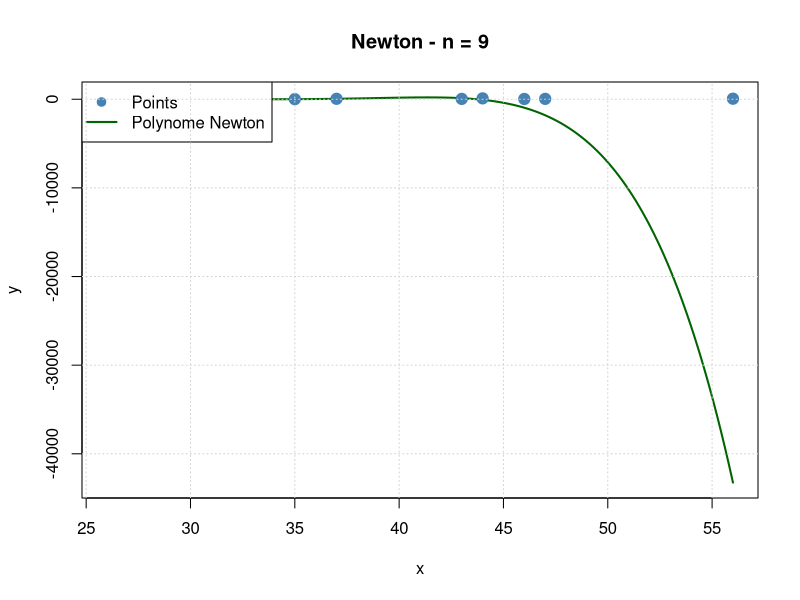
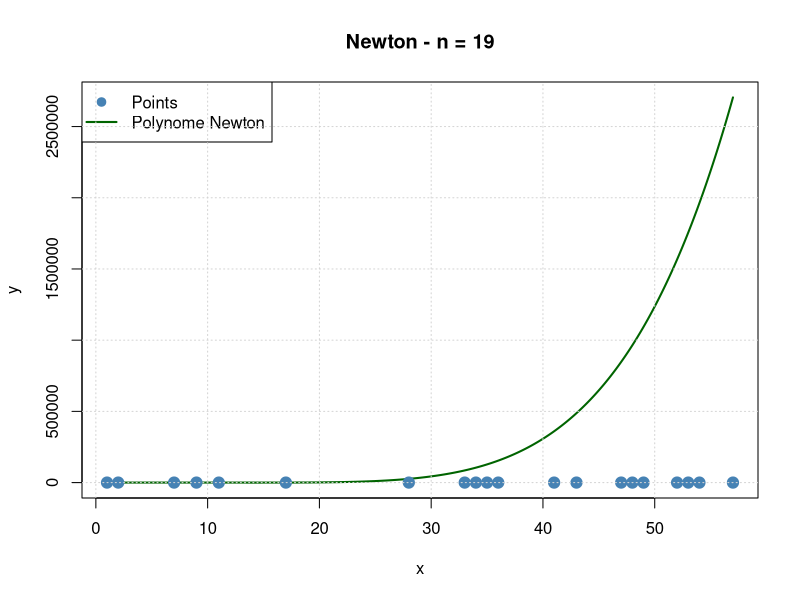
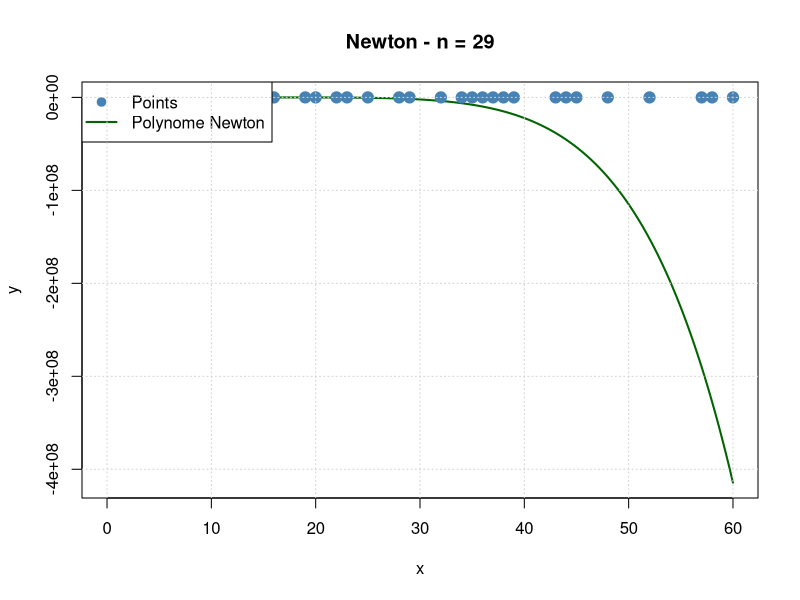
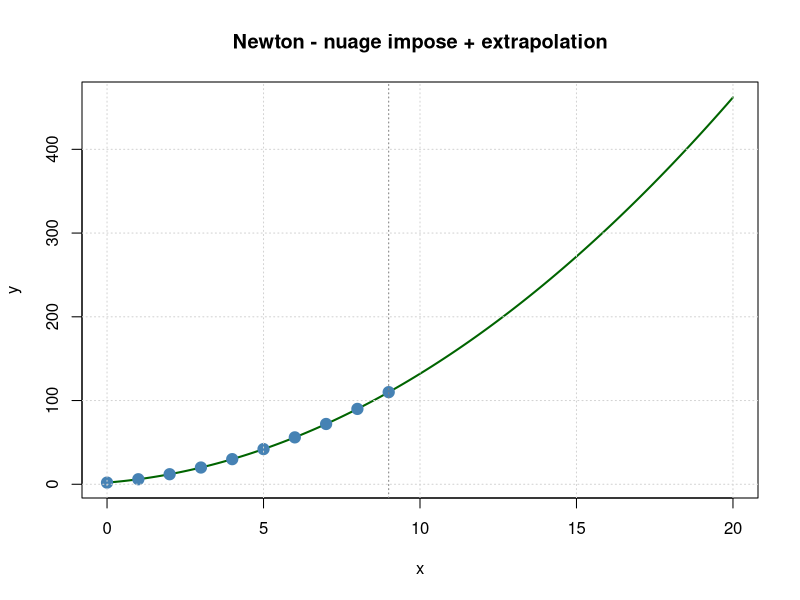

Source code (R) for these figures, in order:

# Exercice 2 - Question 3 : Interpolation de Newton

differences_divisees <- function(x, y) {
  n  <- length(x)
  dd <- matrix(0, nrow = n, ncol = n)
  dd[, 1] <- y
  for (j in 2:n)
    for (i in j:n)
      dd[i,j] <- (dd[i,j-1] - dd[i-1,j-1]) / (x[i] - x[i-j+1])
  return(dd)
}

coeff_newton <- function(x, y) {
  round(diag(differences_divisees(x, y)), 2)
}

eval_newton <- function(c_n, x_noeuds, x_val) {
  sapply(x_val, function(xv) {
    res <- c_n[length(c_n)]
    for (k in (length(c_n)-1):1) res <- res * (xv - x_noeuds[k]) + c_n[k]
    res
  })
}

plot_newton <- function(x, y, titre = "Interpolation de Newton") {
  c_n <- coeff_newton(x, y)
  cat("Newton | n =", length(x)-1, "\n")
  cat("Coefficients :\n") ; print(c_n)

  x_dense <- seq(min(x), max(x), length.out = 500)
  y_poly  <- eval_newton(c_n, x, x_dense)
  plot(x_dense, y_poly, type = "l", col = "darkgreen", lwd = 2,
       main = titre, xlab = "x", ylab = "y",
       ylim = range(c(y, y_poly)))
  points(x, y, pch = 19, col = "steelblue", cex = 1.5)
  legend("topleft", legend = c("Points", "Polynome Newton"),
         col = c("steelblue","darkgreen"), pch = c(19,NA), lty = c(NA,1), lwd = 2)
  grid()
}

# Application n = 9, 19, 29
set.seed(2026)
x9  <- sort(sample(0:60, 10)) ; y9  <- sample(-50:100, 10, replace = TRUE)
x19 <- sort(sample(0:60, 20)) ; y19 <- sample(-50:100, 20, replace = TRUE)
x29 <- sort(sample(0:60, 30)) ; y29 <- sample(-50:100, 30, replace = TRUE)

plot_newton(x9,  y9,  "Newton - n = 9")
plot_newton(x19, y19, "Newton - n = 19")
plot_newton(x29, y29, "Newton - n = 29")

# Application au nuage impose + previsions
x_data <- 0:9
y_data <- c(2, 6, 12, 20, 30, 42, 56, 72, 90, 110)
c_n    <- coeff_newton(x_data, y_data)

x_dense <- seq(0, 20, length.out = 500)
y_poly  <- eval_newton(c_n, x_data, x_dense)
plot(x_dense, y_poly, type = "l", col = "darkgreen", lwd = 2,
     main = "Newton - nuage impose + extrapolation",
     xlab = "x", ylab = "y", ylim = range(c(y_data, y_poly)))
points(x_data, y_data, pch = 19, col = "steelblue", cex = 1.5)
abline(v = 9, lty = 3, col = "gray50")
grid()

cat("Previsions :\n")
for (xp in c(10, 15, 20))
  cat(sprintf("P(%d) = %.2f\n", xp, round(eval_newton(c_n, x_data, xp), 2)))
